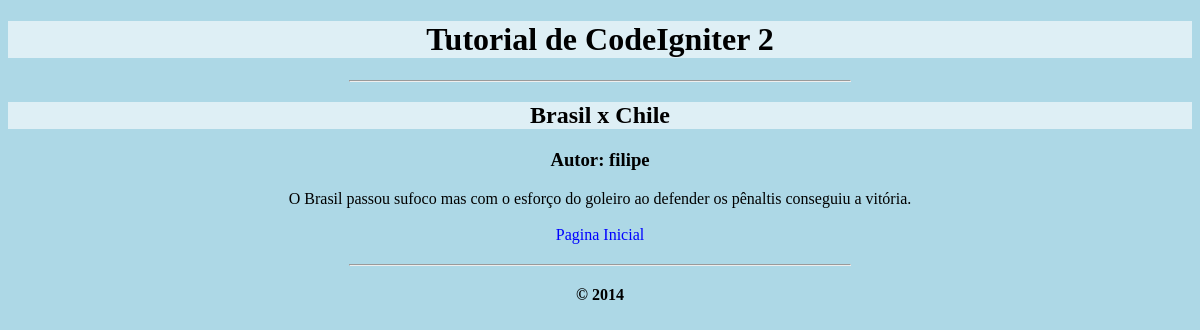
Screenshot of /index.php/news/brasil-x-chile with the database file from the repository.
### tables this page shows
CREATE TABLE IF NOT EXISTS `news` (
  `id` int(11) NOT NULL AUTO_INCREMENT,
  `title` varchar(128) NOT NULL,
  `slug` varchar(128) NOT NULL,
  `text` text NOT NULL,
  `autor` varchar(50) NOT NULL,
  PRIMARY KEY (`id`),
  KEY `slug` (`slug`)
);

### application/controllers/news.php (called while the page is built, shortened)
<?php
class News extends CI_Controller {
    public function __construct() {
        $this->load->model('news_model');
    }
    public function view($slug) {
        $data['news_item'] = $this->news_model->get_news($slug);
        $data['title'] = $data['news_item']['title'];
        $this->load->view('templates/header', $data);
        $this->load->view('news/view', $data);
        $this->load->view('templates/footer');
    }
}

### index.php (called while the page is built, shortened)
<?php
require_once BASEPATH.'core/CodeIgniter.php';

### application/models/news_model.php (called while the page is built, shortened)
<?php
class News_model extends CI_Model {
    public function get_news($slug = FALSE) {
        $query = $this->db->get_where('news', array('slug' => $slug));
        return $query->row_array();
    }
}

### application/views/news/view.php (the view)
<?php
echo '<h2>'.$news_item['title'].'</h2>';
echo '<p><h3>Autor: ' . $news_item['autor'] . '</h3></p>';
echo $news_item['text'];
echo "</br></br><a href='http://127.0.0.1/aulaci/index.php/news'>Pagina Inicial</a>";
?>

### application/views/templates/header.php (style rules this page uses)
body { background-color: lightblue; text-align: center; }
h1, h2 { background-color: rgba(255,255,255,0.6); text-align: center; }
a:link, a:visited { text-decoration: none; color: blue; }

### rows the page displays
news: title "Brasil x Chile", autor "filipe", text "O Brasil passou sufoco mas com o esforço do goleiro ao defender os pênaltis conseguiu a vitória."
